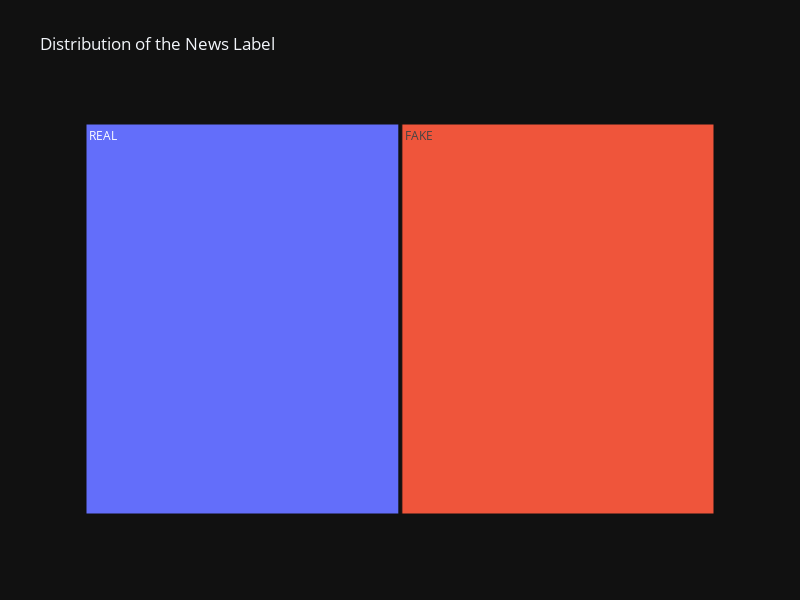

This figure's notebook cell:
### Markdown cell above
### Distribution of the News Label

### Code cell
# calculate he count value for the label
label_count = data['label'].value_counts()
label_df = pd.DataFrame(label_count).reset_index()
label_df.columns = ['Label', 'Count']

fig = px.treemap(label_df, 
                 path=['Label'], 
                 values='Count',  # specify the values for each rectangle
                 labels='Label',  # specify the labels for the rectangles
                 width=800, 
                 height=600, 
                 template='plotly_dark', 
                 title='Distribution of the News Label')

fig.update_traces(hovertemplate='<b>%{label}</b><br>Value: %{value}')
fig.show()

### Figure 1 — Plotly figure (JSON) as saved in the notebook; plotly's stock layout.template omitted (floating-point values rounded to 4 significant figures)
{"data": [{"branchvalues": "total", "domain": {"x": [0, 1], "y": [0, 1]}, "hovertemplate": "<b>%{label}</b><br>Value: %{value}", "ids": ["FAKE", "REAL"], "labels": ["FAKE", "REAL"], "name": "", "parents": ["", ""], "type": "treemap", "values": [3164, 3171]}], "layout": {"height": 600, "legend": {"tracegroupgap": 0}, "title": {"text": "Distribution of the News Label"}, "width": 800}}
